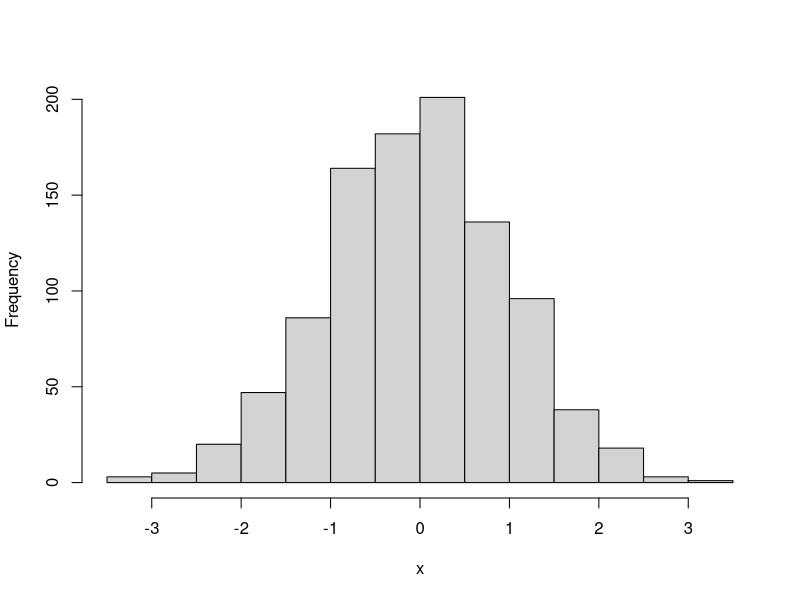

The R source for this figure:
## ---- chunk 1
knitr::opts_chunk$set(echo=FALSE,results='markup',tidy=FALSE,comment=NA,prompt=FALSE,cache=FALSE,out.width='0.8\\linewidth',message=FALSE,fig.align='center',tidy.opts = list(blank = FALSE, width.cutoff = 50))
options(width=70,digits=3)

## Para evitar los mensajes Package xcolor Warning: Incompatible color definition. Es un arreglo temporal de Yihui el desarrolador de knitr
knitr::knit_hooks$set(document = function(x) {sub('\\usepackage[]{color}', '\\usepackage{xcolor}', x, fixed = TRUE)})
## ---- chunk 2
a <- 4
b <- 5

## ---- chunk 3
x <- rnorm(n=1000)
hist(x,main="")
## ---- chunk 4
knitr::kable(cars[1:5,],caption="5 primeras observaciones
del marco de datos `cars`")
